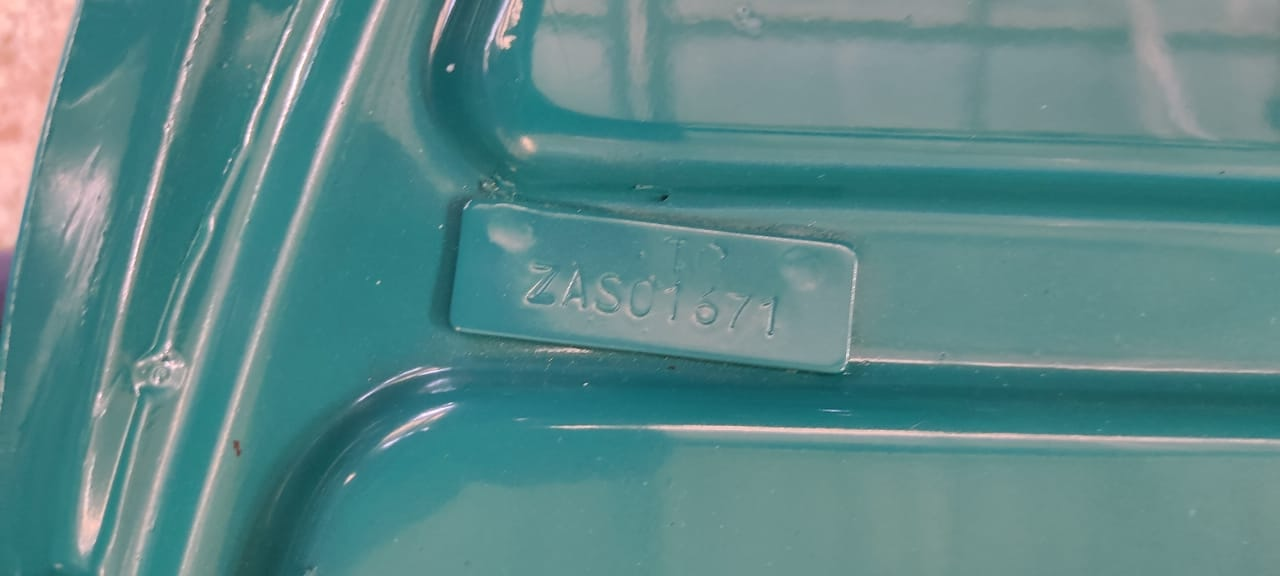
#> input picture images/1.jpeg, 1280 x 576 px
$ python preprocessing.py
#> lines starting #> are read from the running program, lines starting #| are printed output that depends on the picture
from PIL import Image, ImageEnhance, ImageFilter
import cv2
import numpy as np

# Load image
# img_path = "/Users/sai/Developer/Resources/images/Engine_Chassis_Numbers/photo_250.jpg"
img_path = "./images/1.jpeg"
img = Image.open(img_path).convert("L")  # Grayscale
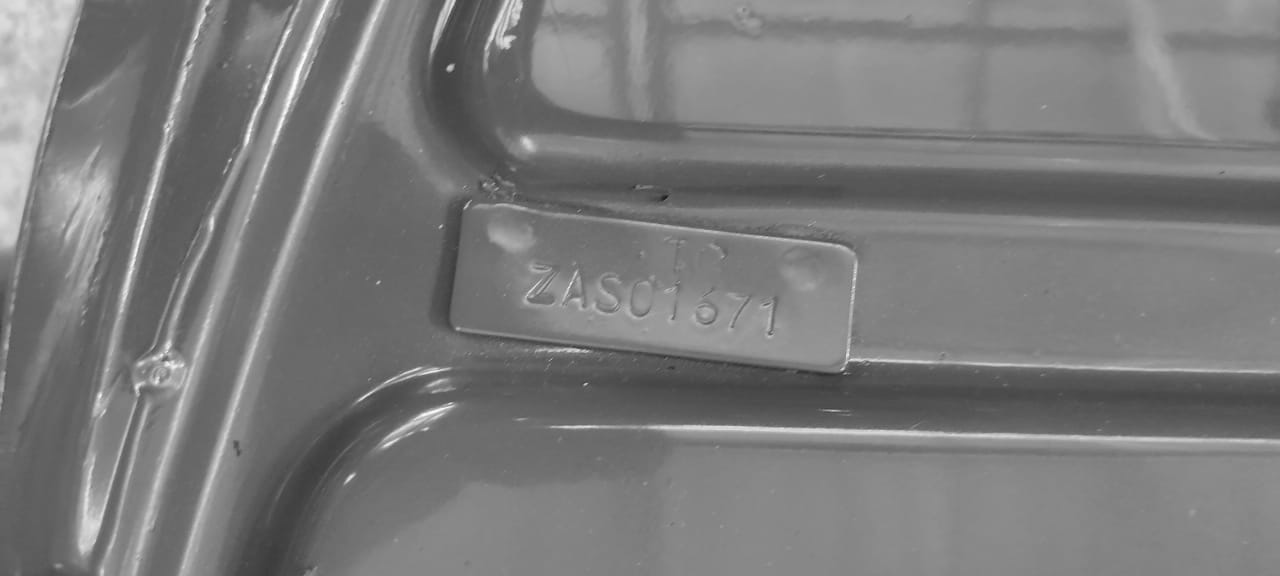
#> img: PIL image 1280x576 L; min 24, max 253, mean 122.7

# Enhance contrast
enhancer = ImageEnhance.Contrast(img)
img_enhanced = enhancer.enhance(3.0)  # Boost contrast
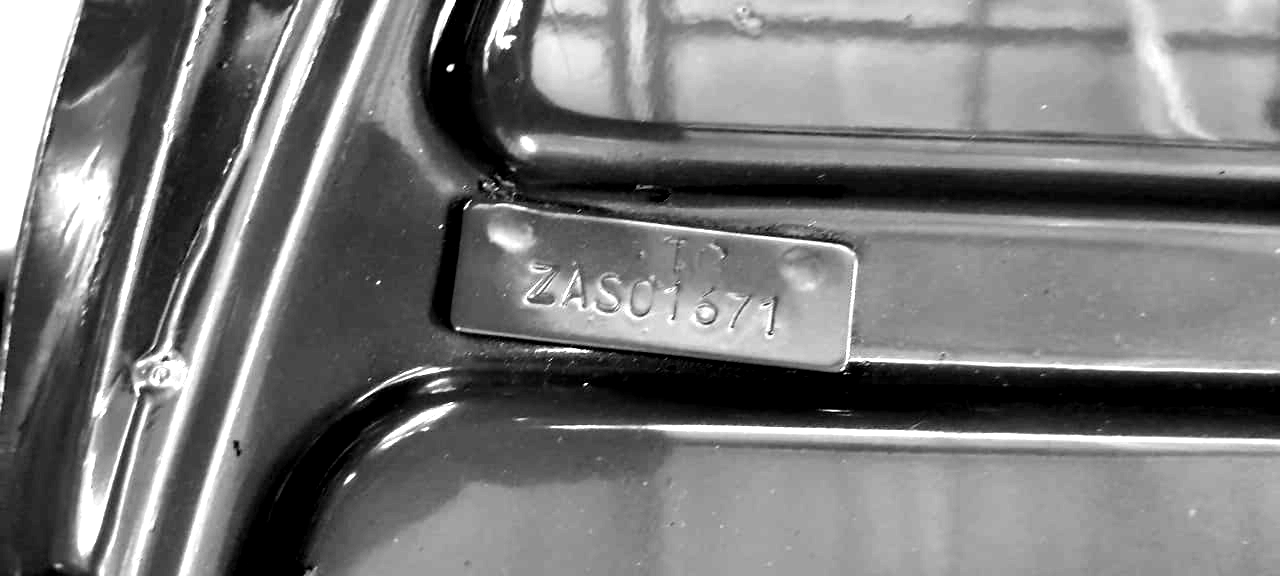
#> img_enhanced: PIL image 1280x576 L; min 0, max 255, mean 119.6

# Apply a slight edge enhancement
img_filtered = img_enhanced.filter(ImageFilter.EDGE_ENHANCE_MORE)
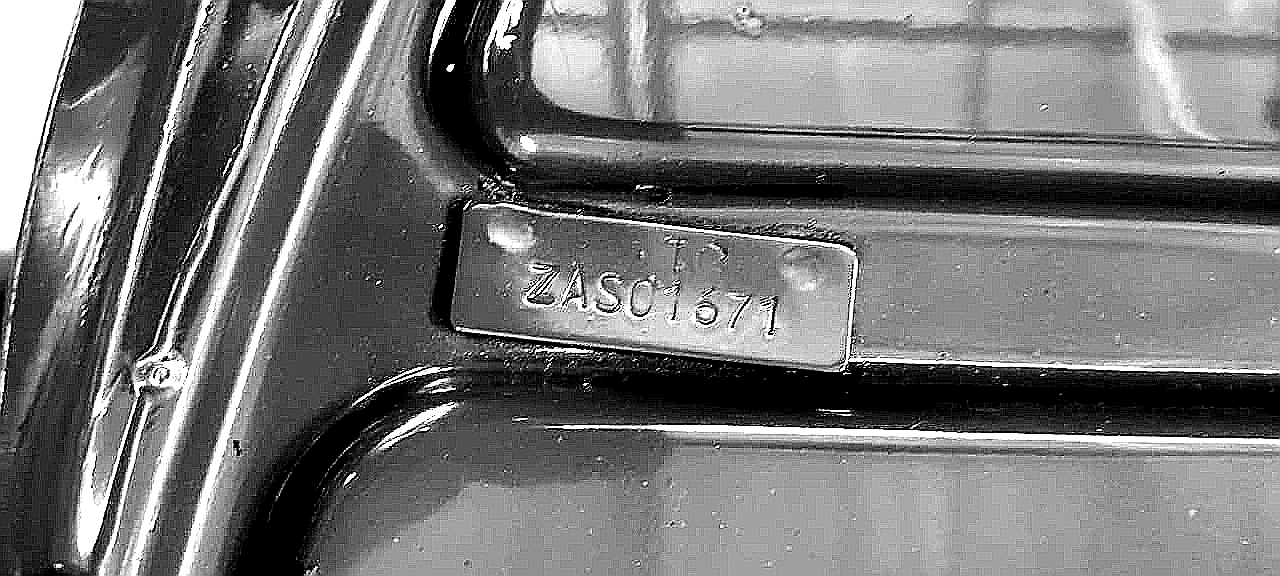
#> img_filtered: PIL image 1280x576 L; min 0, max 255, mean 118.3

# Convert to OpenCV format
open_cv_image = np.array(img_filtered)

# Optionally apply threshold or Canny
# open_cv_image = cv2.Canny(open_cv_image, 50, 150)

# Save to check result
cv2.imwrite("processed.jpg", open_cv_image)

$ run again, with images/2.jpeg copied over images/1.jpeg
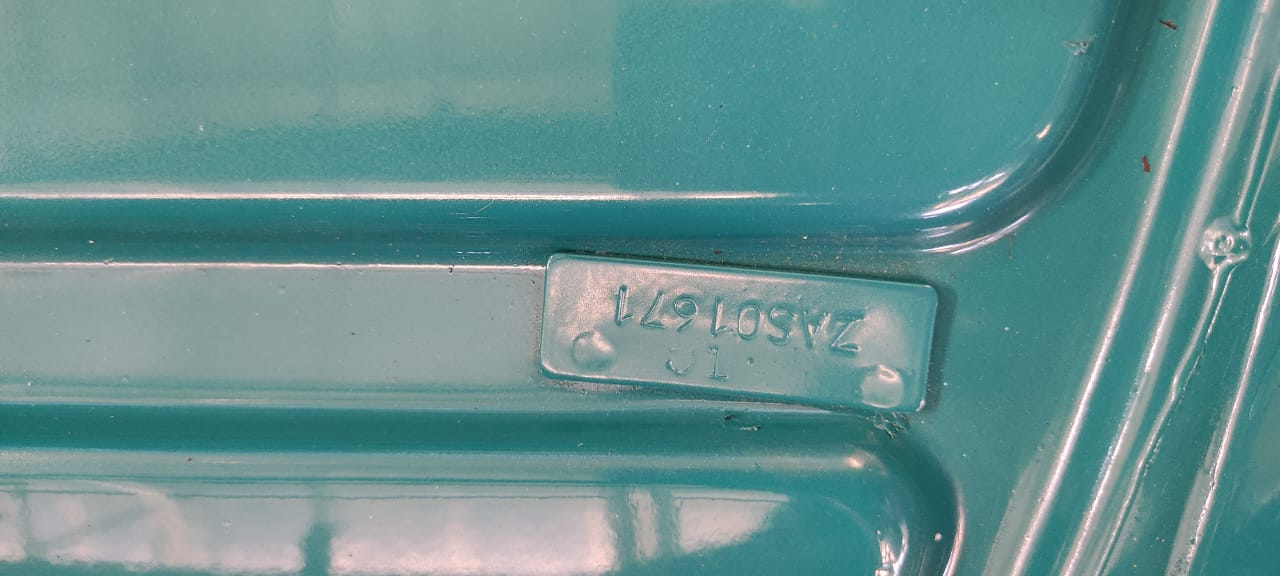
#> input picture images/2.jpeg, 1280 x 576 px
#> `img = Image.open(img_path).convert("L")`:
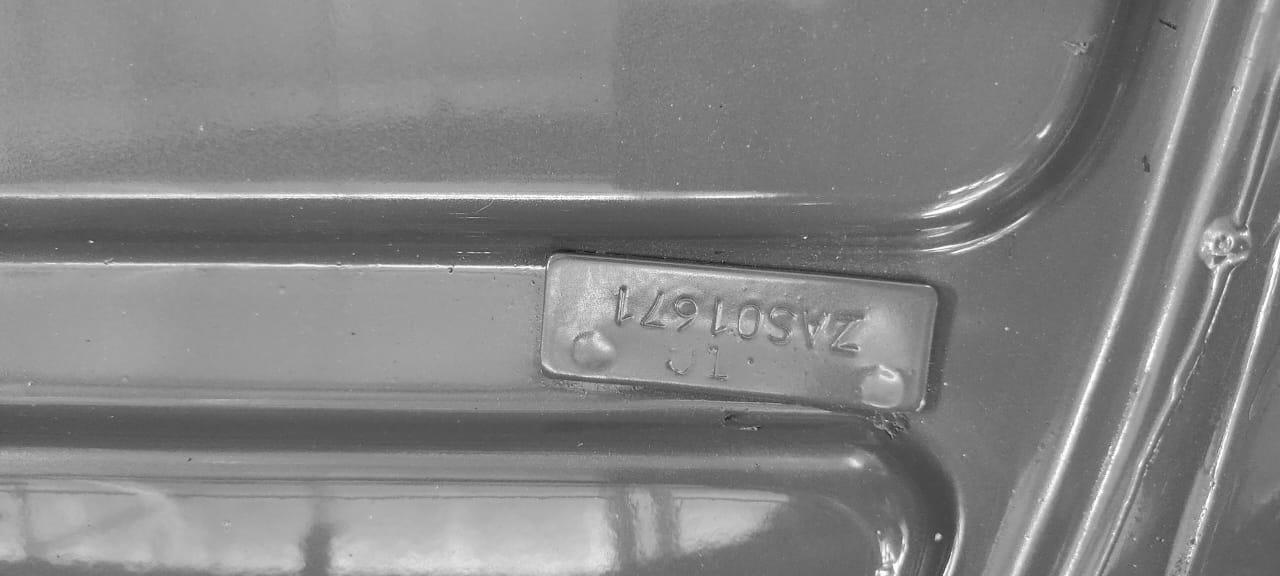
#> img: PIL image 1280x576 L; min 23, max 255, mean 131.8
#> `img_filtered = img_enhanced.filter(ImageFilter.EDGE_ENHANCE_MORE)`:
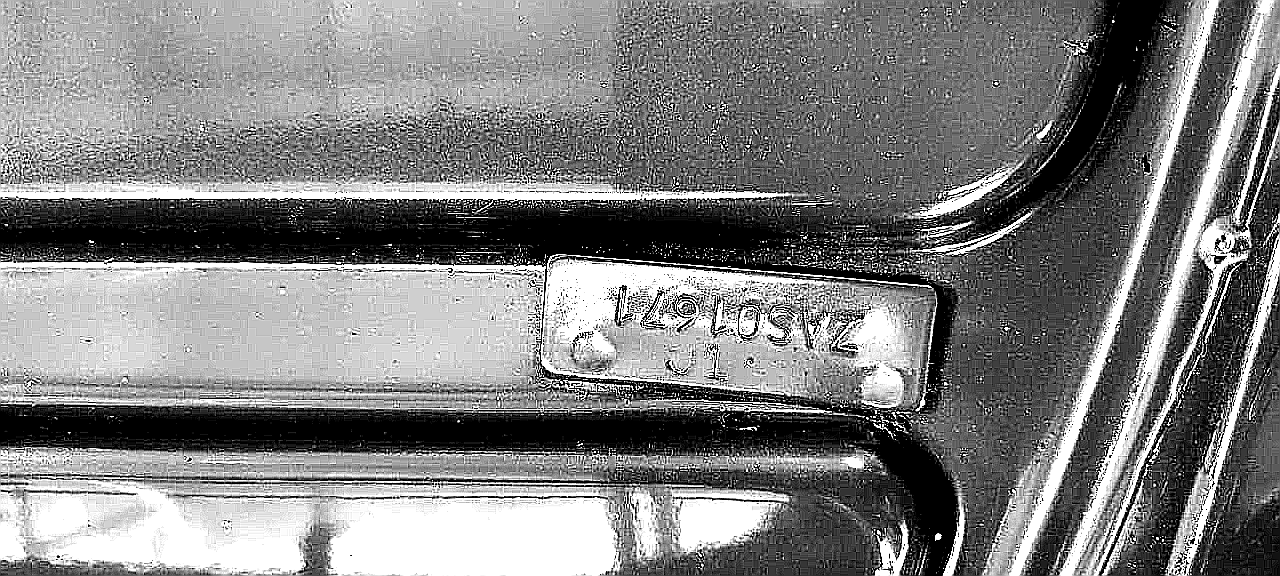
#> img_filtered: PIL image 1280x576 L; min 0, max 255, mean 127

$ run again, with images/3.jpeg copied over images/1.jpeg
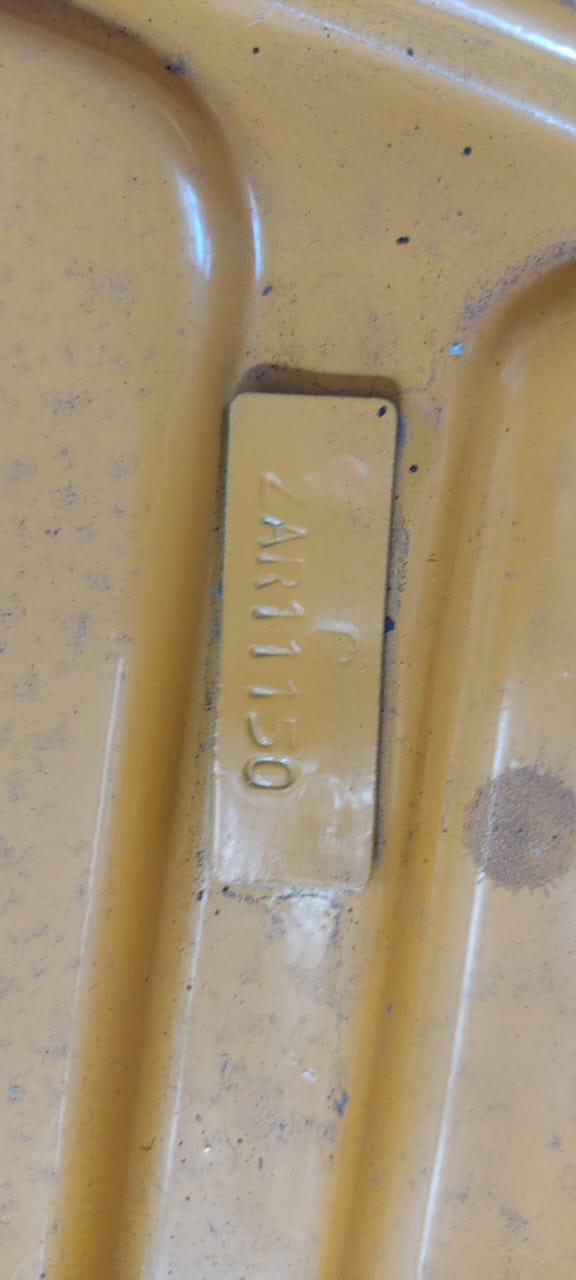
#> input picture images/3.jpeg, 576 x 1280 px
#> `img = Image.open(img_path).convert("L")`:
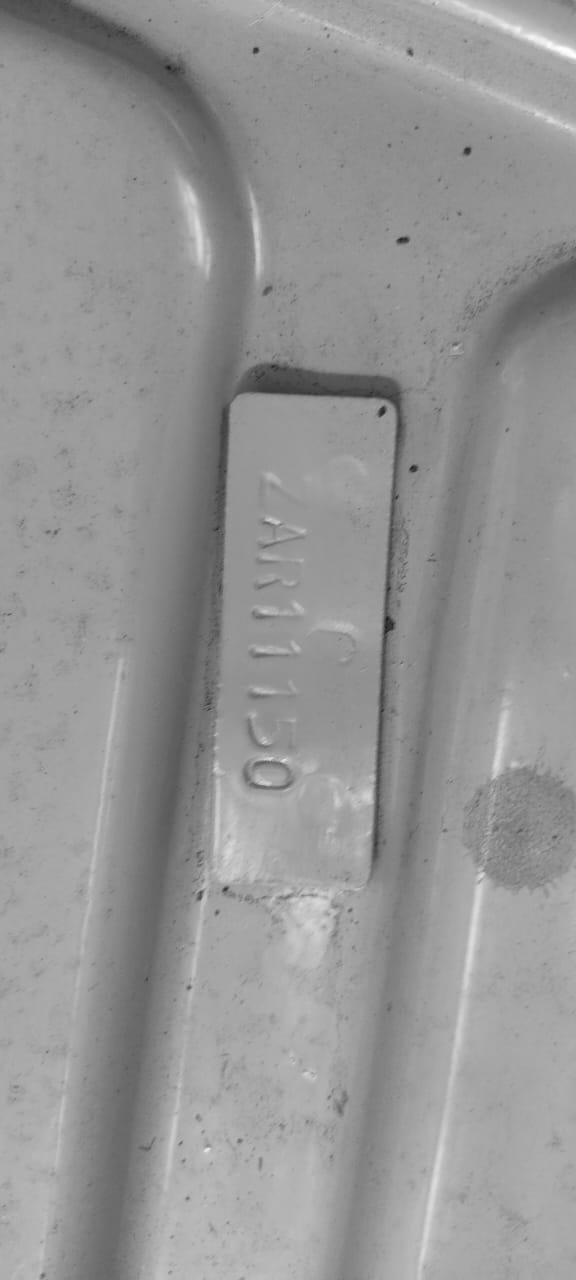
#> img: PIL image 576x1280 L; min 26, max 254, mean 149
#> `img_filtered = img_enhanced.filter(ImageFilter.EDGE_ENHANCE_MORE)`:
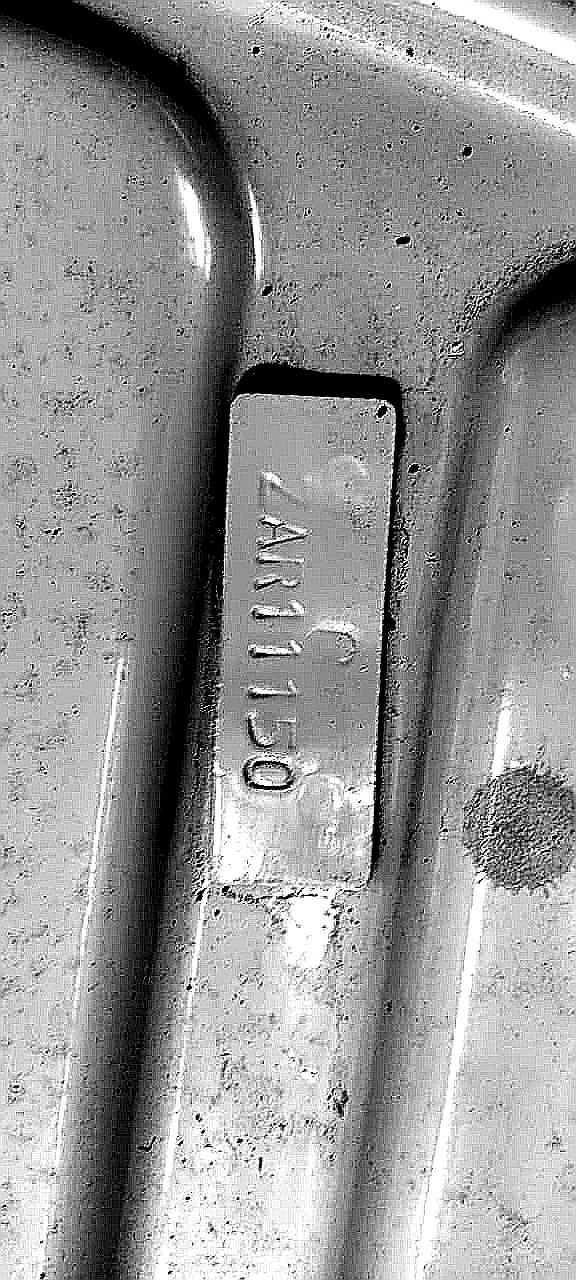
#> img_filtered: PIL image 576x1280 L; min 0, max 255, mean 149.3

$ run again, with images/4.jpeg copied over images/1.jpeg
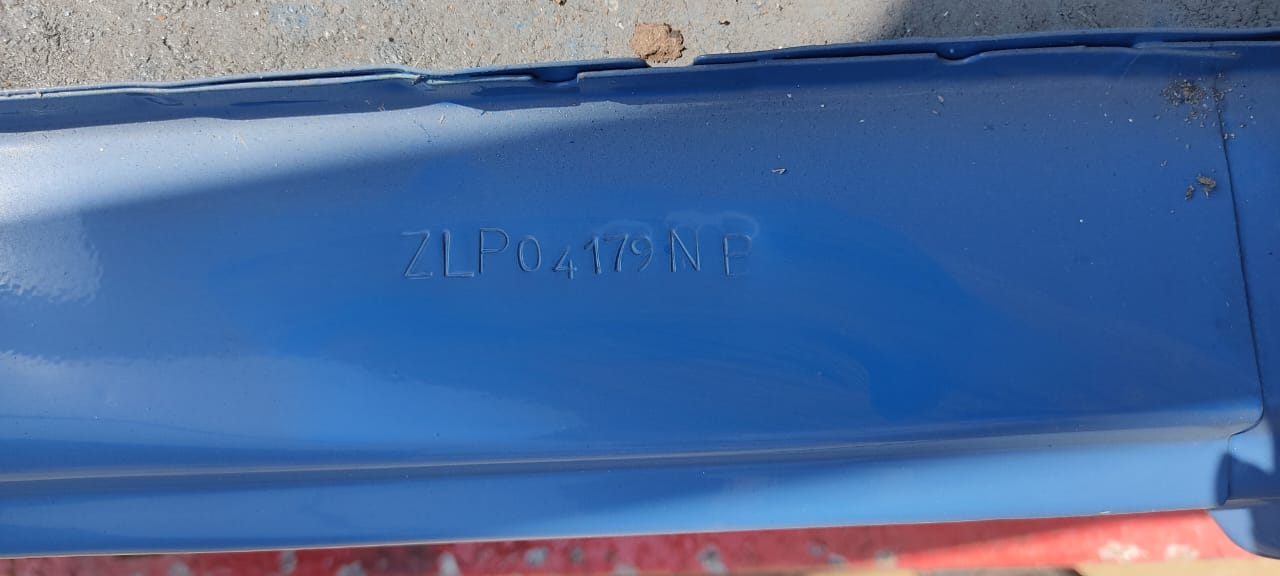
#> input picture images/4.jpeg, 1280 x 576 px
#> `img = Image.open(img_path).convert("L")`:
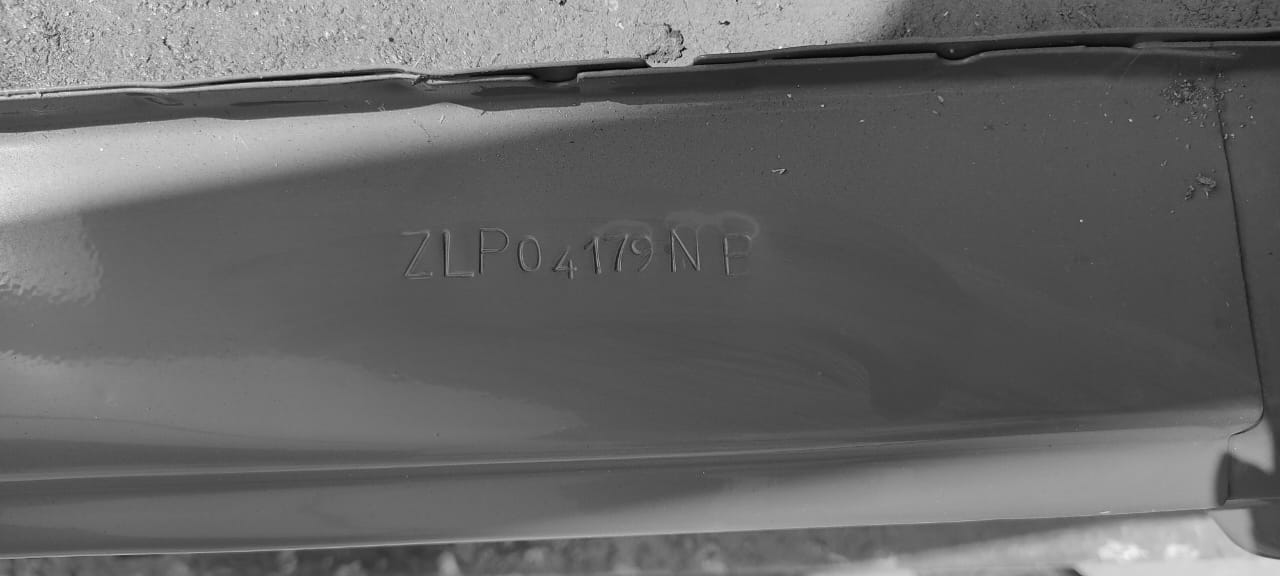
#> img: PIL image 1280x576 L; min 2, max 255, mean 103
#> `img_filtered = img_enhanced.filter(ImageFilter.EDGE_ENHANCE_MORE)`:
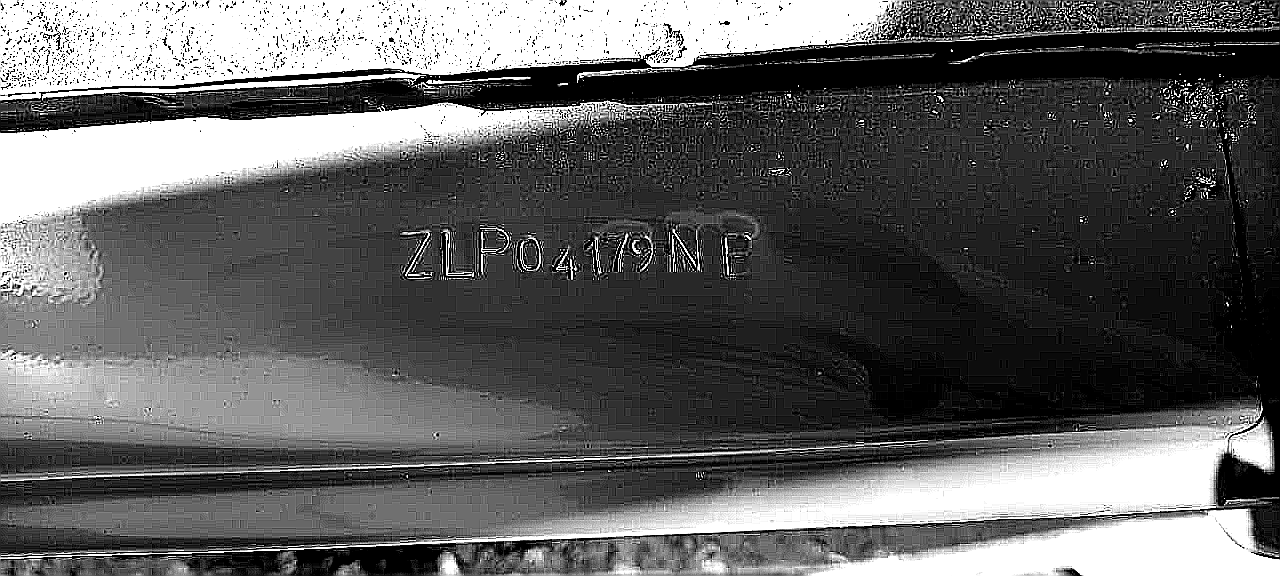
#> img_filtered: PIL image 1280x576 L; min 0, max 255, mean 96.3
